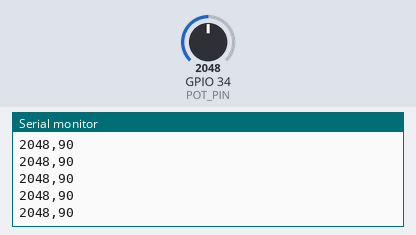
A sketch run on a simulated ESP32. Shown: the last lines printed to the serial monitor. The test bench sets the inputs (shaded band); at power-on: GPIO 34 (POT_PIN) = 2048 (analog values on the 0–4095 scale).

Above: at 1.2 s.
1.3 s: GPIO 34 (POT_PIN) set to 2866
At 1.31 s:
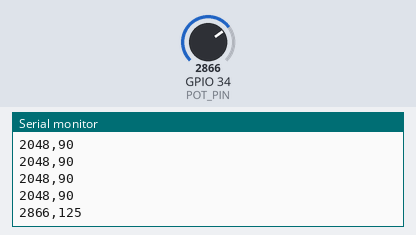
2.8 s: GPIO 34 (POT_PIN) set to 3603
At 2.81 s:
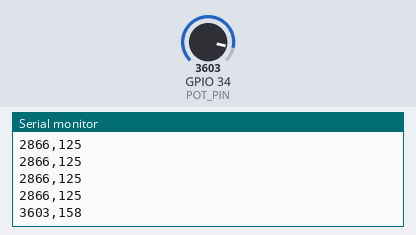
Timing chart, 0 to 5.8 s (numbered marks = the images above; inputs shaded):
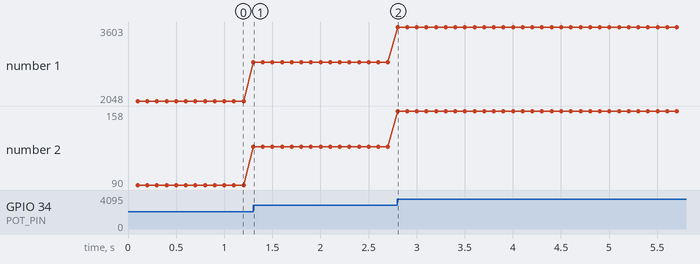

The sketch:

potentiometer_test.ino
```cpp
/**
 * pot_reader_gpio4.ino
 *
 * ▸ Potentiometer ends → 3 V3 and GND
 * ▸ Wiper (centre pin) → GPIO 4   (ADC2_CH0)
 *
 * NOTE  ▸ GPIO 4 sits on ADC-2.  Wi-Fi or Bluetooth must be OFF while
 *         you read it; Wi-Fi is disabled below with WiFi.mode(WIFI_OFF).
 */

#include <Arduino.h>
#include <WiFi.h>          // only for WiFi.mode(); no radio will run

constexpr gpio_num_t POT_PIN     = GPIO_NUM_34;
constexpr uint16_t   READ_PERIOD = 100;      // ms between prints

void setup()
{
  Serial.begin(115200);

  /* Disable Wi-Fi/BLE so ADC-2 is free */
  WiFi.mode(WIFI_OFF);
  btStop();                       // turn off BLE stack as well

  /* ADC set-up */
  analogReadResolution(12);       // 0-4095
  analogSetPinAttenuation(POT_PIN, ADC_11db);   // full 0-3.3 V span

  Serial.println(F("Reading potentiometer on GPIO 4 …"));
  Serial.println(F("RawADC,Angle"));
}

void loop()
{
  static uint32_t prev = 0;
  if (millis() - prev >= READ_PERIOD) {
    prev = millis();

    uint16_t raw   = analogRead(POT_PIN);        // 0-4095
    uint8_t  angle = map(raw, 0, 4095, 0, 180);  // 0-180 °

    /* CSV-style output: easy to paste into a spreadsheet */
    Serial.print(raw);
    Serial.print(',');
    Serial.println(angle);
  }
}
```

Measured:
- after the input at 1.3 s, the serial monitor: prints a new line at once (image 1)
- after the input at 2.8 s, the serial monitor: prints a new line at once (image 2)
- plotted number 1: 2048 → 2866 after the input at 1.3 s, 2866 → 3603 after the input at 2.8 s
- plotted number 2: 90 → 125 after the input at 1.3 s, 125 → 158 after the input at 2.8 s
